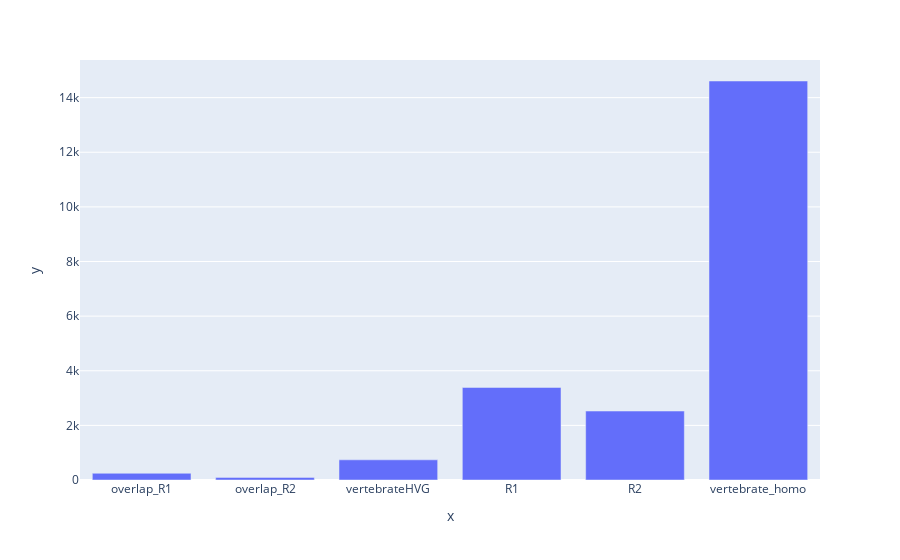

Source (notebook cell):
### Code cell
import plotly.express as px
from plotly.subplots import make_subplots
x=['overlap_R1','overlap_R2','vertebrateHVG','R1','R2','vertebrate_homo']
y=[246,96,739,3389,2524,14609]
fig=px.bar(x=x,y=y)
fig.show()

### Figure 1 — Plotly figure (JSON) as saved in the notebook; plotly's stock layout.template omitted (floating-point values rounded to 4 significant figures)
{"data": [{"alignmentgroup": "True", "hovertemplate": "x=%{x}<br>y=%{y}<extra></extra>", "legendgroup": "", "marker": {"color": "#636efa", "pattern": {"shape": ""}}, "name": "", "offsetgroup": "", "orientation": "v", "showlegend": false, "textposition": "auto", "type": "bar", "x": ["overlap_R1", "overlap_R2", "vertebrateHVG", "R1", "R2", "vertebrate_homo"], "xaxis": "x", "y": [246, 96, 739, 3389, 2524, 14609], "yaxis": "y"}], "layout": {"barmode": "relative", "legend": {"tracegroupgap": 0}, "margin": {"t": 60}, "xaxis": {"anchor": "y", "domain": [0, 1], "title": {"text": "x"}}, "yaxis": {"anchor": "x", "domain": [0, 1], "title": {"text": "y"}}}}
